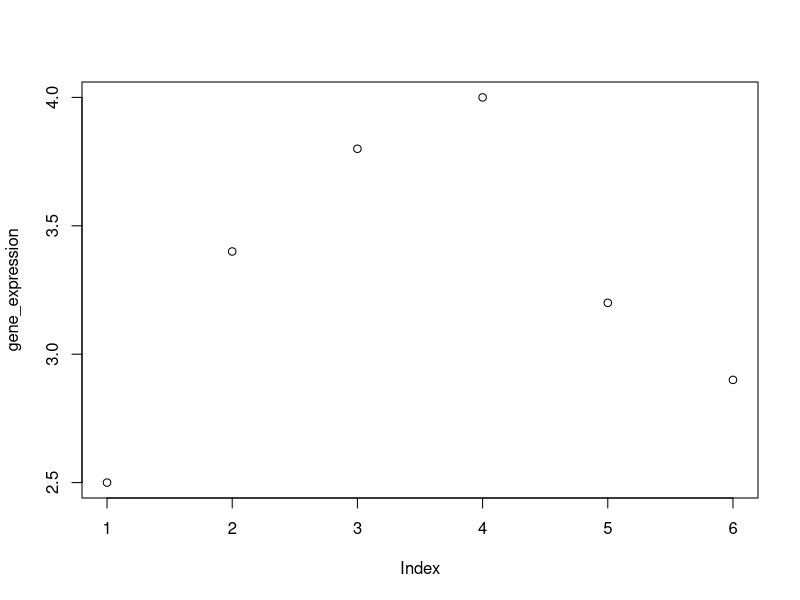
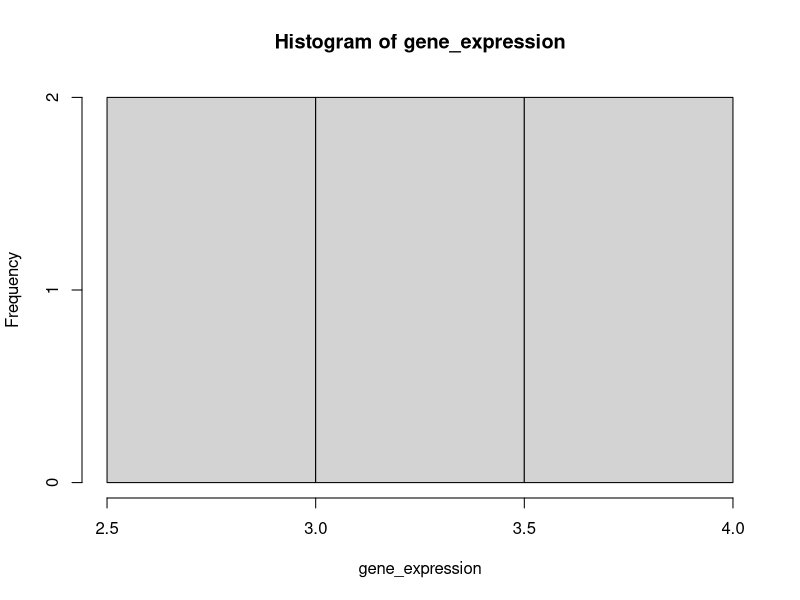
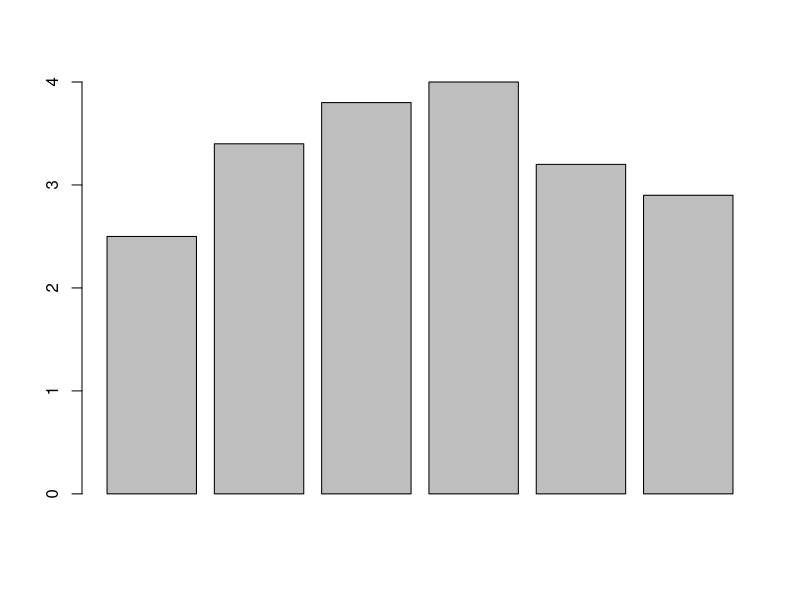

These figures' R source, in order:

#Lets code in R 

gene_expression <- c (2.5, 3.4, 3.8, 4.0, 3.2, 2.9)
mean(gene_expression)
mean_results <- mean(gene_expression)


# basic visualization 
plot(gene_expression)
hist(gene_expression)
barplot(gene_expression)

#check basic statistics
summary(gene_expression)